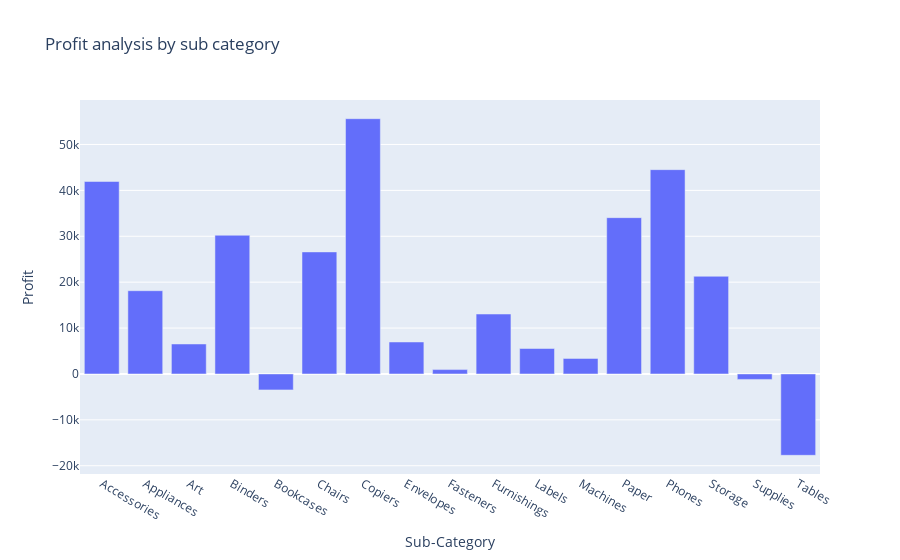

Notebook source saved alongside this figure:
### Markdown cell above
# Profit analysis by sub-category

### Code cell
profit_sub_category=df.groupby("Sub-Category")["Profit"].sum().reset_index()
fig=px.bar(profit_sub_category,x='Sub-Category',y='Profit',title='Profit analysis by sub category')
fig.show()

### Figure 1 — Plotly figure (JSON) as saved in the notebook; plotly's stock layout.template omitted (floating-point values rounded to 4 significant figures)
{"data": [{"hovertemplate": "Sub-Category=%{x}<br>Profit=%{y}<extra></extra>", "legendgroup": "", "marker": {"color": "#636efa", "pattern": {"shape": ""}}, "name": "", "orientation": "v", "showlegend": false, "textposition": "auto", "type": "bar", "x": ["Accessories", "Appliances", "Art", "Binders", "Bookcases", "Chairs", "Copiers", "Envelopes", "Fasteners", "Furnishings", "Labels", "Machines", "Paper", "Phones", "Storage", "Supplies", "Tables"], "xaxis": "x", "y": [41940.0, 18140.0, 6528.0, 30220.0, -3473.0, 26590.0, 55620.0, 6964.0, 949.5, 13060.0, 5546.0, 3385.0, 34050.0, 44520.0, 21280.0, -1189.0, -17730.0], "yaxis": "y"}], "layout": {"barmode": "relative", "legend": {"tracegroupgap": 0}, "title": {"text": "Profit analysis by sub category"}, "xaxis": {"anchor": "y", "domain": [0, 1], "title": {"text": "Sub-Category"}}, "yaxis": {"anchor": "x", "domain": [0, 1], "title": {"text": "Profit"}}}}
